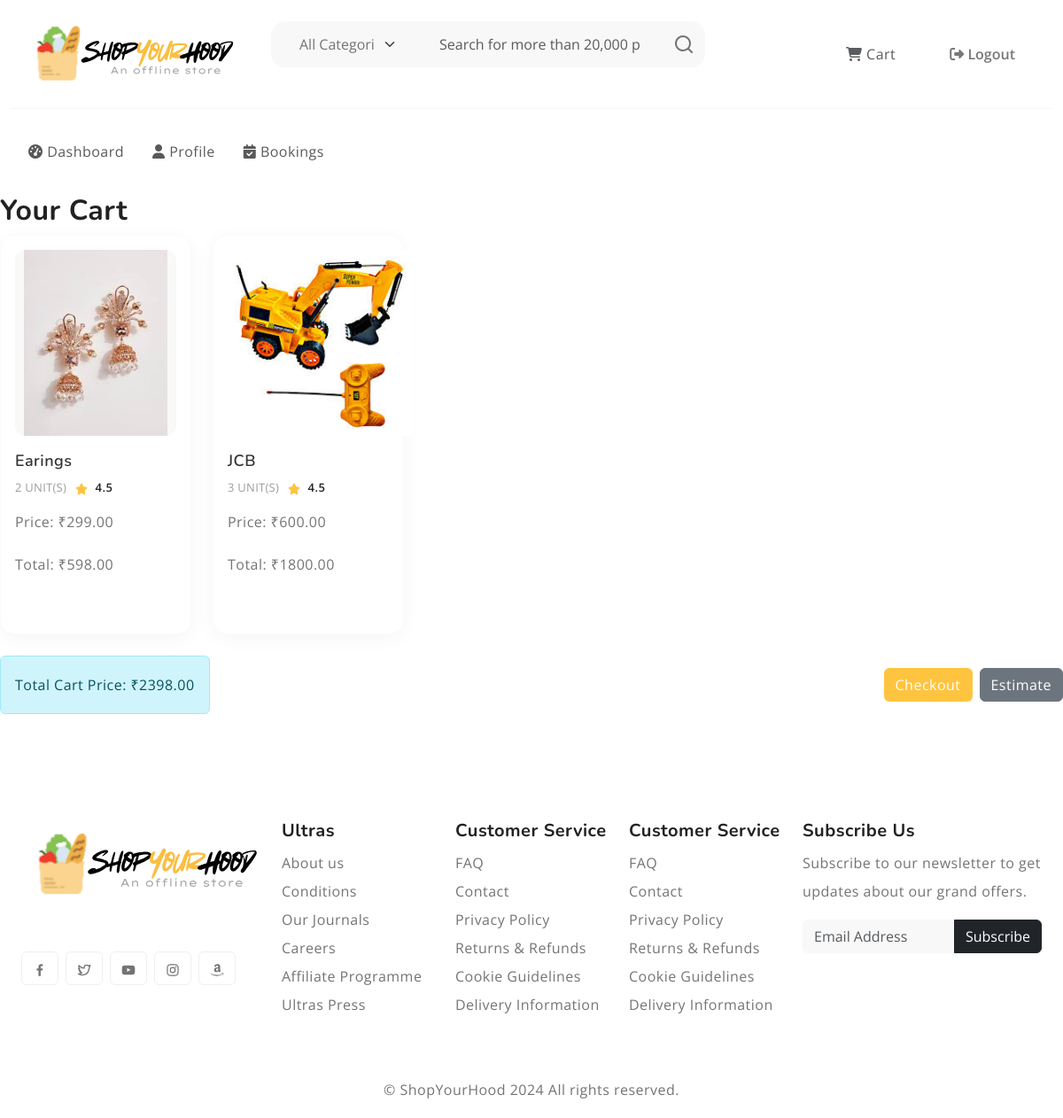
Page /order/view_cart/ (signed in) on the committed database.
### order/models.py (models this page shows)
class CartItem(models.Model):
    customer = models.ForeignKey(settings.AUTH_USER_MODEL, on_delete=models.CASCADE)
    product = models.ForeignKey(Product, on_delete=models.CASCADE)
    shop = models.ForeignKey(ShopProfile, on_delete=models.CASCADE)
    quantity = models.PositiveIntegerField(default=1)

### products/models.py (models this page shows, shortened)
class Product(models.Model):
    CATEGORY_CHOICES = [
        ('electronics', 'Electronics'),
        ('fashion', 'Fashion'),
        ('home', 'Home & Kitchen'),
        ('books', 'Books'),
        ('toys', 'Toys & Games'),
    ]
    name = models.CharField(max_length=255)
    category = models.CharField(max_length=255, choices=CATEGORY_CHOICES)
    description = models.TextField()
    image = models.ImageField(upload_to='product_images/')
    is_verified = models.BooleanField(default=False)
    added_by = models.ForeignKey(ShopProfile, on_delete=models.SET_NULL, null=True, blank=True)

### order/views.py (the view)
# urls.py: path('view_cart/', views.view_cart, name='view_cart'),
@login_required
def view_cart(request):
    cart_items = CartItem.objects.filter(customer=request.user)  # Get cart items for the logged-in user
    total_price = 0
    for item in cart_items:
        try:
            shop_product = ShopProduct.objects.get(product=item.product, shop=item.shop)
            item.price = shop_product.price  # Store the price of the product
            item.total_item_price = shop_product.price * item.quantity  # Calculate total price for this item
            total_price += item.total_item_price  # Add to the overall total price
        except ShopProduct.DoesNotExist:
            item.price = 0  # Default price if not found
            item.total_item_price = 0  # Default total item price if not found
    return render(request, 'order/view_cart.html', {
        'cart_items': cart_items,
        'total_price': total_price,
    })

### shopyourhood/context_processors/user_navigation.py (called while the page is built, shortened)
def user_navigation(request):
    navigation = []
    sidebar = []
    if request.user.is_authenticated:
        user_type = request.user.user_type  # Assuming user_type is an integer
        if user_type == 1:  # Customer
            navigation = [
                {'name': 'Cart', 'url': 'view_cart', 'icon': 'fas fa-shopping-cart'},
                {'name': 'Logout', 'url': 'logout', 'icon': 'fas fa-sign-out-alt'},
            ]
            sidebar = [
                {'name': 'Dashboard', 'url': 'customer_dashboard', 'icon': 'fas fa-tachometer-alt'},
                {'name': 'Profile', 'url': 'view_customer_profile', 'icon': 'fas fa-user'},
                {'name': 'Bookings', 'url': 'view_bookings', 'icon': 'fas fa-calendar-check'},
            ]
    return {
        'navigation': navigation,
        'sidebar': sidebar,
    }

### order/templates/order/view_cart.html
{% extends 'layout.html' %}
{% block content %}
<h2>Your Cart</h2>
<div class="row">
    <div class="product-grid row row-cols-1 row-cols-sm-2 row-cols-md-3 row-cols-lg-4 row-cols-xl-5">
    {% for item in cart_items %}
    <div class="col-md-6 col-lg-4 mb-4">
        <div class="product-item h-100">
            <figure>
                <a href="{% url 'choose_shop' item.product.id 'book' %}" title="{{ item.product.name }}">
                    <img src="{{ item.product.image.url }}" class="tab-image" alt="{{ item.product.name }}">
                </a>
            </figure>
            <h3>{{ item.product.name }}</h3>
            <span class="qty">{{ item.quantity }} Unit(s)</span>
            <span class="rating">
                <svg width="24" height="24" class="text-primary">
                    <use xlink:href="#star-solid"></use>
                </svg> 4.5
            </span>
            <p class="mt-2">Price: ₹{{ item.price }}</p>
            <p class="font-weight-bold">Total: ₹{{ item.total_item_price|floatformat:2 }}</p>
        </div>
    </div>
    {% empty %}
    <div class="col-12">
        <div class="alert alert-warning" role="alert">
            Your cart is empty.
        </div>
    </div>
    {% endfor %}
</div>
<div class="d-flex justify-content-between align-items-center mb-4">
    <div class="alert alert-info font-weight-bold mb-0" role="alert">
        Total Cart Price: ₹{{ total_price|floatformat:2 }}
    </div>
    <div class="d-flex gap-2">
        <a href="{% url 'checkout' %}" class="btn btn-primary">Checkout</a>
        <a href="{% url 'estimate' %}" class="btn btn-secondary">Estimate</a>
    </div>
</div>
{% endblock %}

### static/style.css (style rules this page uses)
:root { --header-height : 160px; --header-height-min : 80px; }
:root { --accent-color : #FFC43F; --dark-color : #222222; --light-dark-color : #727272; --light-color : #fff; --grey-color : #dbdbdb; --light-grey-color : #fafafa; --primary-color : #6995B1; --light-primary-color : #eef1f3; }
:root { --body-font : "Open Sans", sans-serif; --heading-font : "Nunito", sans-serif; }
body { --bs-link-color: #333; --bs-link-hover-color:#333; --bs-link-color-rgb: 40,40,40; --bs-link-hover-color-rgb: 0,0,0; --bs-light-rgb: 248, 248, 248; --bs-font-sans-serif: "Open Sans", sans-serif; --bs-body-font-family: var(--bs-font-sans-serif); --bs-body-font-size: 1rem; --bs-body-font-weight: 400; --bs-body-line-height: 2; --bs-body-color: #747474; --bs-primary: #FFC43F; --bs-primary-rgb: 255, 196, 63; --bs-success: #a3be4c; --bs-success-rgb: 163, 190, 76; --bs-primary-bg-subtle: #FFF9EB; --bs-success-bg-subtle: #eef5e5; --bs-border-color: #F7F7F7; --bs-secondary-rgb: 230, 243, 251; --bs-danger-rgb: 249, 235, 231; --bs-warning-rgb: 255, 249, 235; --bs-info-rgb: 230, 243, 250; }
.btn-primary { --bs-btn-color: #fff; --bs-btn-bg: #ffc43f; --bs-btn-border-color: transparent; --bs-btn-hover-color: #fff; --bs-btn-hover-bg: #f7a422; --bs-btn-hover-border-color: transparent; --bs-btn-focus-shadow-rgb: 49,132,253; --bs-btn-active-color: #fff; --bs-btn-active-bg: #ffc43f; --bs-btn-active-border-color: transparent; --bs-btn-active-shadow: inset 0 3px 5px rgba(0, 0, 0, 0.125); --bs-btn-disabled-color: #fff; --bs-btn-disabled-bg: #d3d7dd; --bs-btn-disabled-border-color: transparent; }
body { letter-spacing: 0.03em; }
h1,h2,h3,h4,h5,h6 { font-family: var(--heading-font); color: var(--dark-color); font-weight: 700; }
.product-item { position: relative; padding: 16px; background: #FFFFFF; border: 1px solid #FBFBFB; box-shadow: 0px 5px 22px rgba(0, 0, 0, 0.04); border-radius: 16px; margin-bottom: 30px; transition: box-shadow 0.3s ease-out; }
.product-item h3 { display: block; width: 100%; font-weight: 600; font-size: 18px; line-height: 25px; text-transform: capitalize; color: #333333; margin: 0; }
.product-item figure { background: #F9F9F9; border-radius: 12px; text-align: center; }
.product-item figure img { max-height: 210px; height: auto; }
.product-item .qty { font-weight: 400; font-size: 13px; line-height: 18px; letter-spacing: 0.02em; text-transform: uppercase; color: #9D9D9D; }
.product-item .rating { font-weight: 600; font-size: 13px; line-height: 18px; text-transform: capitalize; color: #222222; }

### rows in the picture
CartItem: product.image (picture), product.name "Earings", quantity "2", price "299.00", total_item_price "598.00"
CartItem: product.image (picture), product.name "JCB", quantity "3", price "600.00", total_item_price "1800.00"

### other values in the picture
{{ item.name }} "Cart"
{{ item.name }} "Logout"
{{ item.name }} "Dashboard"
{{ item.name }} "Profile" "Bookings"
{{ total_price|floatformat:2 }} "2398.00"
